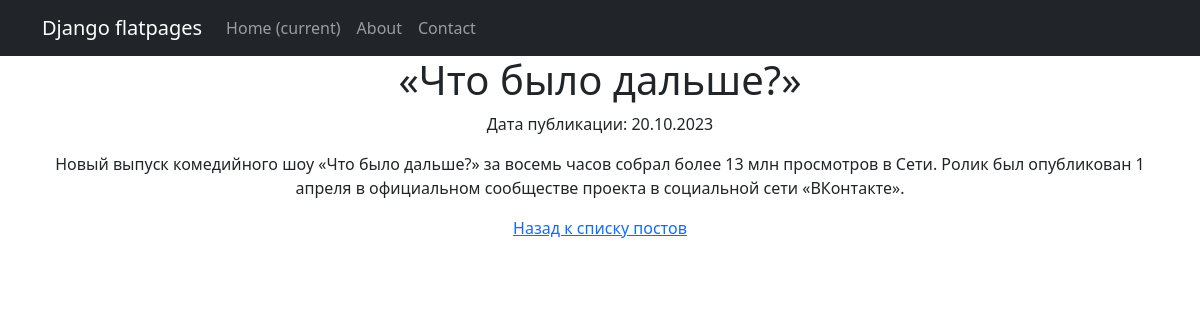
The page /post/5 on the database its author committed.
### newsapp/models.py (models this page shows, shortened)
class Post(models.Model):
    ARTICLE = "AR"
    NEWS = "NW"
    TYPE_CHOICES = [
        (ARTICLE, 'Статья'),
        (NEWS, 'Новость'),
    ]
    name = models.CharField(max_length=50, unique=True)
    author = models.CharField(max_length=100)
    content = models.TextField()
    category = models.ForeignKey('Category', on_delete=models.CASCADE, related_name='posts')
    pub_date = models.DateTimeField(auto_now_add=True)
    post_type = models.CharField(max_length=2, choices=TYPE_CHOICES)

### newsapp/views.py (the view)
# urls.py: path('<int:pk>', PostDetail.as_view(), name = 'post_detail'),
class PostDetail(DetailView):
    model = Post
    template_name = 'flatpages/post_detail.html'
    context_object_name = 'posts'
    def post_detail(request, post_id):
        post = get_object_or_404(Post, pk=post_id)
        return render(request, 'post_detail.html', {'post': post})

### newsapp/templatetags/custom_filters.py (called while the page is built)
@register.filter
def censor(value):
    censored_value = value
    for word in unwanted_words:
        pattern = re.compile(rf'\b{word}\b', re.IGNORECASE)
        censored_value = pattern.sub('*', censored_value)
    return censored_value

### templates/flatpages/post_detail.html (shortened to what this page needs)
{% extends 'flatpages/default.html' %}
{% load custom_filters %}
{% block content %}
   <h1>{{ posts.name | censor }}</h1>
   <p>Дата публикации: {{ posts.pub_date|date:'d.m.Y' }}</p>
   <p>{{ posts.content|safe | censor}}</p>
   <a href="/post/{{ post }}">Назад к списку постов</a>
{% endblock content %}

### rows shown on the page
Post: name|censor "«Что было дальше?»", pub_date "20.10.2023", content|censor "Новый выпуск комедийного шоу «Что было дальше?» за восемь часов собрал более 13 млн просмотров в Сети. Ролик был опубликован 1 апреля в официальном сообществе проекта в социальной сети «ВКонтакте»."
